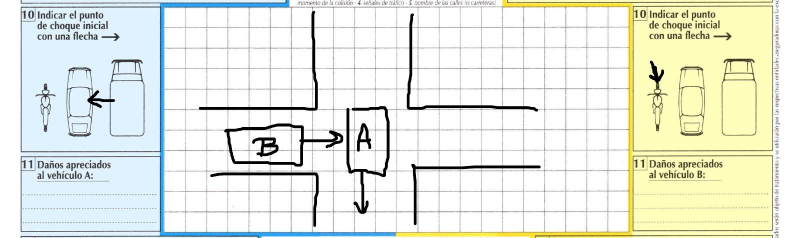
#> input picture data/parte0.jpg, 1578 x 475 px (shown at 1/2 size); its folder holds only this picture in this run
$ jupyter execute --allow-errors img_diff_trial.ipynb   (shell and % lines are left out)
#> lines starting #> are read from the running program, lines starting #| are printed output that depends on the picture
<a href="https://colab.research.google.com/github/etoro2306/capstone_project/blob/dev/img_diff_trial.ipynb" target="_parent"></a>

[cell 1]
try:
  shutil.rmtree("/content/capstone_project")
except: pass

[cell 2]
import pandas as pd
import numpy as np
import matplotlib.pyplot as plt
import matplotlib
import sklearn
import time
import os
import cv2
import glob
from google.colab.patches import cv2_imshow
import shutil
from PIL import Image, ImageDraw, ImageFont
from PIL.ImageFont import truetype
import matplotlib.image as mpimg
import pickle
from IPython.display import HTML

[cell 3]
repository_name = "capstone_project"
repository_url = 'https://github.com/etoro2306' + repository_name
username = "etoro2306"
token = "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"

[cell 4]
%cd {repository_name}

[cell 5]
os.chdir('/content/capstone_project/')

## Uploading and uniforming the data

**1st. Read the images that are inside the `data` folder and store them on a variable called `images`.**

[cell 6]
images = []
data = glob.glob('data/*.jpg')
for img in data:
    n = cv2.imread(img)
#> n is the input picture: shape (475, 1578, 3); mean B, G, R 223.9, 234.6, 230.6
    images.append(n)

**2nd. Checking the shape of the images (first 5 images as sample).**

#> (a cell that did not finish here is left out)

The images have different shape, so we will standardize all the images in order to have the same shape

[cell 8]
for i, im in enumerate(images):
    # Convert the image to a PIL image object
    im = Image.fromarray(im)

    # Resize the image
    im_resized = im.resize((1600, 500))

    # Convert the resized image back to a NumPy array
    images[i] = np.array(im_resized)
#> this loop made 1 pass
#> pass 1, `im_resized = im.resize((1600, 500))`:
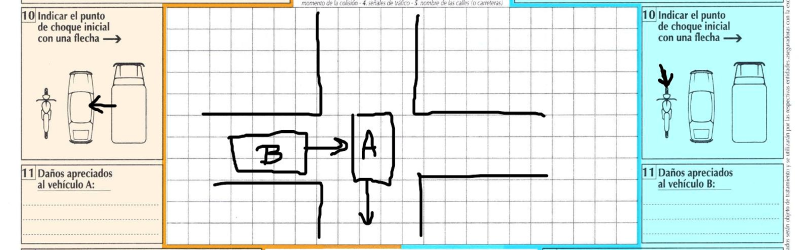
#> im_resized: PIL image 1600x500 RGB (shown at 1/2 size); mean R, G, B 223.9, 234.5, 230.6
#> after the loop, images = 1 item

Recheck the images shape (first 5 images again).

#> (a cell that did not finish here is left out)

**3rd. Display some images to check that they have benn uploaded correctly.**

[cell 10]
cv2_imshow(images[0])
#> (the rest of this cell did not finish here and is left out)

## Detection of type of vehicles (A and B)

**1st. Separating and storing the images by left, center and right**

[cell 11]
for i in range(len(data)):
    img = mpimg.imread(data[i])
    left = img[:, :320, :]
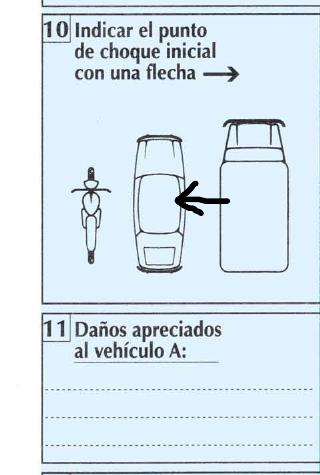
#> left: shape (475, 320, 3); mean R, G, B 215.5, 229.8, 239.3
    centre = img[:, 320:1280, :]
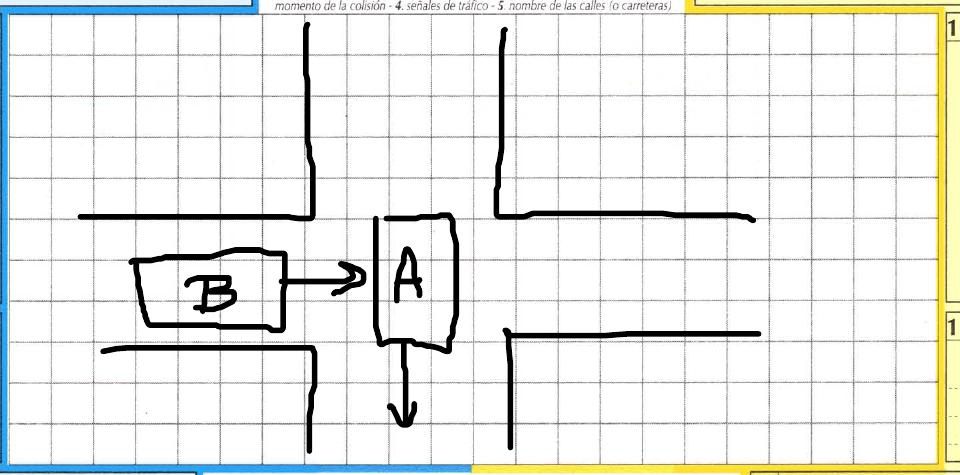
#> centre: shape (475, 960, 3); mean R, G, B 233.3, 235, 231.8
    right = img[:, 1280:, :]
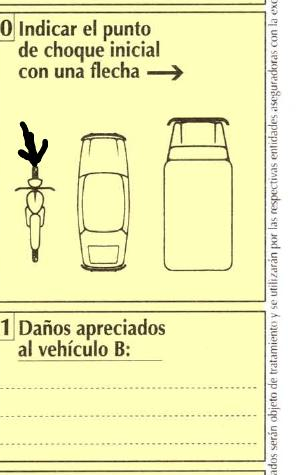
#> right: shape (475, 298, 3); mean R, G, B 238.3, 238.3, 182.1

[cell 12]
if os.path.exists('Left'):
    shutil.rmtree('Left')
if os.path.exists('Centre'):
    shutil.rmtree('Centre')
if os.path.exists('Right'):
    shutil.rmtree('Right')

os.mkdir('Left')
os.mkdir('Centre')
os.mkdir('Right')

[cell 13]
for i in range(len(data)):
    img = mpimg.imread(data[i])
    left = img[:, :320, :]
    cv2.imwrite('Left/' + data[i][7:], left)
    centre = img[:, 320:1280, :]
    cv2.imwrite('Centre/' + data[i][7:], centre)
    right = img[:, 1280:, :]
    cv2.imwrite('Right/' + data[i][7:], right)

[cell 14]
left_cropped_images = []
data_left = glob.glob('Left/*.jpg')
for img in data_left:
    n = cv2.imread(img)
    images.append(n)

**2nd. Do the thresholding process to keep the extra lines drawn on the images.**

[cell 15]
# Set the threshold value
threshold_value = 30

# Create an empty list to store the thresholded images
th_left_cropped_images = []

# Loop through the images in left_cropped_images
for image in left_cropped_images:
  # Convert the image to grayscale
  gray = cv2.cvtColor(image, cv2.COLOR_BGR2GRAY)

  # Apply global thresholding
  _, threshold = cv2.threshold(gray, threshold_value, 255, cv2.THRESH_BINARY)

  # Add the thresholded image to the list
  th_left_cropped_images.append(threshold)

#> (a cell that did not finish here is left out)

**3rd. Aggregate the pixels to generate new positions that will help us to identify better the position of each vehicle and the specific part where it was affected**

[cell 17]
os.chdir('/content/capstone_project')

[cell 18]
# Set the font for the text
font = truetype('arial.ttf', 7)

# Set the number of rows and columns for the grid
rows = 24
cols = 12

grid_images = []

for i, image in enumerate(left_cropped_images):
    # Convert the image to a pillow image object
    image = Image.fromarray(image)

    # Create an ImageDraw object
    draw = ImageDraw.Draw(image)

    # Calculate the width and height of each grid square
    square_width = image.width // cols
    square_height = image.height // rows

    # Draw the grid lines

    # Draw the horizontal lines
    for i in range(rows + 1):
        y = i * square_height
        draw.line((0, y, image.width, y), fill=(255, 0, 0))

    # Draw the vertical lines
    for j in range(cols + 1):
        x = j * square_width
        draw.line((x, 0, x, image.height), fill=(255, 0, 0))

    # Add the index text to each grid square
    for i in range(rows):
        for j in range(cols):
            x = j * square_width + 5
            y = i * square_height + 5
            text = f'({i},{j})'
            draw.text((x, y), text, font=font, fill=(0, 0, 0))

    # Save the modified image
    grid_images.append(image)

#> (a cell that did not finish here is left out)

**Do the same procedure but with the thresholded images**

[cell 20]
# Set the font for the text
font = truetype('arial.ttf', 7)


th_grid_images = []
coordinates = []

for i, image in enumerate(th_left_cropped_images):
    # Convert the image to a pillow image object
    image = Image.fromarray(image)

    # Create an ImageDraw object
    draw = ImageDraw.Draw(image)

    # Calculate the width and height of each grid square
    square_width = image.width // cols
    square_height = image.height // rows

    # Draw the grid lines
    for i in range(rows + 1):
        y = i * square_height
        draw.line((0, y, image.width, y), fill=(100))

    for j in range(cols + 1):
        x = j * square_width
        draw.line((x, 0, x, image.height), fill=(100))

    # Add the coordinates of each grid square to a list
    coord_list = []
    for i in range(rows):
        for j in range(cols):
            coord_list.append((i, j))
    coordinates.append(coord_list)


    # Add the index text to each grid square
    for i in range(rows):
        for j in range(cols):
            x = j * square_width + 5
            y = i * square_height + 5
            text = f'({i},{j})'
            draw.text((x, y), text, font=font, fill=(0))

    # Save the modified image
    th_grid_images.append(image)

This code returns 2 outputs:

- `th_grid_images`: list of images that shows the thresholded images with the grid drawn and the coordinate written on each square.
- `coordinates`: list of lists of coordinates per image, this is just a transitory variable we will use after creating the percentage of black per each image to do the classification.

#> (a cell that did not finish here is left out)

#> (a cell that did not finish here is left out)

 ## Read the written comments below!!!!

- Now we have to define per grid, which corresponds to the type of vehicle and to the part it was affected (label each grid).
- Additionally, we have to find the way to apply this labeled grids on the thresholded images (the grids that have higher percentage of black over the grid should give us the information we need).

[cell 23]
# Set the font for the text
font = truetype('arial.ttf', 7)

perc_th_grid_images = []
percentages = []

for i, image in enumerate(th_left_cropped_images):
    # Convert the image to a pillow image object
    image = Image.fromarray(image)

    # Create an ImageDraw object
    draw = ImageDraw.Draw(image)

    # Calculate the width and height of each grid square
    square_width = image.width // cols
    square_height = image.height // rows

    # Draw the grid lines
    for i in range(rows + 1):
        y = i * square_height
        draw.line((0, y, image.width, y), fill=(100))

    for j in range(cols + 1):
        x = j * square_width
        draw.line((x, 0, x, image.height), fill=(100))

    # Add the black pixel percentage text to each grid square
    black_percentages = []
    for i in range(rows):
        for j in range(cols):
            x = j * square_width + 5
            y = i * square_height + 5

            # Calculate the number of black pixels inside the square
            black_pixels = 0
            for row in range(i * square_height, (i + 1) * square_height):
                for col in range(j * square_width, (j + 1) * square_width):
                    if image.getpixel((col, row)) == 0:
                        black_pixels += 1

            # Calculate the total number of pixels inside the square
            total_pixels = square_width * square_height

            # Calculate the percentage of black pixels
            black_percentage = black_pixels / total_pixels * 100

            # Add the percentage to the black_percentages list
            black_percentages.append(black_percentage)

            # Convert the percentage to a string and add it to the text
            text = f'{black_percentage:.2f}%'

            # Draw the text inside the square
            draw.text((x, y), text, font=font, fill=(0))

    # Add the black_percentages list to the percentages list
    percentages.append(black_percentages)

    # Save the modified image
    perc_th_grid_images.append(image)

#> (a cell that did not finish here is left out)

#> (a cell that did not finish here is left out)

[cell 26]
# Create an empty dictionary
coordinate_labels = {}


# Iterate over the rows and columns of the grid
for i in range(rows):
    for j in range(cols):
        # Calculate the coordinate
        coordinate = (i, j)

        # Set the label based on the coordinate
        if (i == 8 and j == 1) or (i == 8 and j == 2) or (i == 7 and j == 1) or (i == 7 and j == 2) or (i == 6 and j == 1) or (i == 6 and j == 2):
            label = 'front motorbike'
        elif  (i == 9 and j == 0) or (i == 9 and j == 1) or (i == 10 and j == 0) or (i == 10 and j == 1) or (i == 11 and j == 0) or (i == 11 and j == 1) or (i == 12 and j == 0) or (i == 12 and j == 1):
            label = 'left motorbike'
        elif  (i == 9 and j == 2) or (i == 10 and j == 2) or (i == 11 and j == 2) or (i == 12 and j == 2):
            label = 'right motorbike'
        elif  (i == 13 and j == 1) or (i == 13 and j == 2) or (i == 14 and j == 1) or (i == 14 and j == 2) or (i == 15 and j == 1) or (i == 15 and j == 2):
            label = 'back motorbike'
        elif  (i == 5 and j == 3) or (i ==5 and j == 4) or (i == 5 and j == 5) or (i == 5 and j == 6) or (i == 6 and j == 3) or (i == 6 and j == 4) or (i == 6 and j == 5) or (i == 6 and j == 6) or (i == 7 and j == 3) or (i ==7 and j == 4) or (i == 7 and j == 5) or (i == 7 and j == 6):
            label = 'front car'
        elif  (i == 8 and j == 3) or (i ==8 and j == 4) or (i == 9 and j == 3) or (i == 9 and j == 4) or (i == 10 and j == 3) or (i == 10 and j == 4) or (i == 11 and j == 3) or (i == 11 and j == 4) or (i == 12 and j == 3) or (i ==12 and j == 4):
            label = 'left car'
        elif  (i == 8 and j ==5) or (i ==8 and j == 6) or (i == 9 and j == 5) or (i == 9 and j == 6) or (i == 10 and j == 5) or (i == 10 and j == 6) or (i == 11 and j == 5) or (i == 11 and j == 6) or (i == 12 and j == 5) or (i ==12 and j == 6):
            label = 'right car'
        elif  (i == 13 and j ==3 ) or (i ==13 and j == 4) or (i == 13 and j == 5) or (i == 13 and j == 6) or (i == 10 and j == 5) or (i == 14 and j == 3) or (i == 14 and j == 4) or (i == 14 and j == 5) or (i == 14 and j == 6) or (i ==15 and j == 3) or (i ==15 and j == 4) or (i ==15 and j == 5) or (i ==15 and j == 6):
            label = 'back car'
        elif  (i == 4 and j == 7 ) or (i == 4 and j == 8) or (i == 4 and j == 9) or (i == 4 and j == 10) or (i == 4 and j == 11) or (i == 5 and j == 7) or (i == 5 and j == 8) or (i == 5 and j == 9) or (i == 5 and j == 10) or (i ==5 and j == 11) or (i == 6 and j == 7) or (i == 6 and j == 8) or (i ==6 and j == 9) or (i ==6 and j == 10) or (i ==6 and j == 11) or (i == 7 and j == 7 ) or (i == 7 and j == 8) or (i == 7 and j == 9) or (i == 7 and j == 10) or (i == 7 and j == 11):
            label = 'front truck'
        elif  (i == 8 and j == 7 ) or (i == 9 and j == 7) or (i == 10 and j == 7) or (i == 11 and j == 7) or (i == 12 and j == 7) or (i == 13 and j == 7):
            label = 'left truck'
        elif  (i == 8 and j == 10 ) or (i == 9 and j == 10) or (i == 10 and j == 10) or (i == 11 and j == 10) or (i == 12 and j == 10) or (i == 13 and j == 10) or (i == 8 and j == 11 ) or (i == 9 and j == 11) or (i == 10 and j == 11) or (i == 11 and j == 11) or (i == 12 and j == 11) or (i == 13 and j == 11):
            label = 'right truck'
        elif  (i == 14 and j == 7 ) or (i == 14 and j == 8) or (i == 14 and j == 9) or (i == 14 and j == 10) or (i == 14 and j == 11) or (i == 15 and j == 7) or (i == 15 and j == 8) or (i == 15 and j == 9) or (i == 15 and j == 10) or (i == 15 and j == 11):
            label = 'front truck'
        else:
            label = 'Other'

        # Add the coordinate and label to the dictionary
        coordinate_labels[coordinate] = label

[cell 27]
len(coordinate_labels)

[cell 28]
linked_data = {}

for i in range(len(th_left_cropped_images)):
    data_dict = {}
    for j in range(len(coordinates)):
        data_dict[coordinates[i][j]] = percentages[i][j]
    linked_data[i] = data_dict

$ run again, on data/parte101.jpg
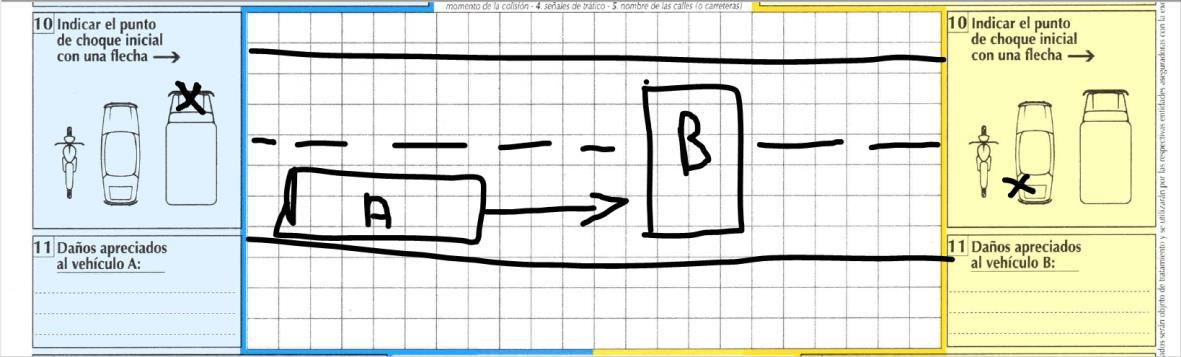
#> input picture data/parte101.jpg, 1181 x 357 px
#> n is the input picture: shape (357, 1181, 3); mean B, G, R 218.4, 228.8, 225
#> the loop `for i, im in enumerate(images):` made 1 pass
#> pass 1, `im_resized = im.resize((1600, 500))`:
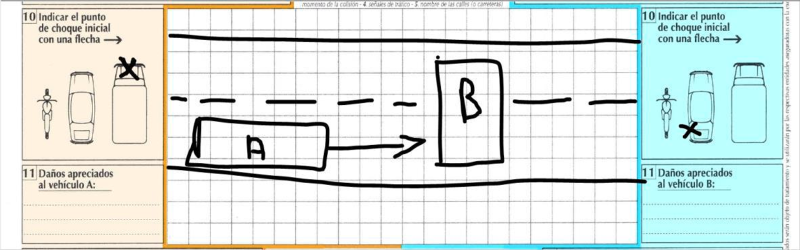
#> im_resized: PIL image 1600x500 RGB (shown at 1/2 size); mean R, G, B 218.3, 228.8, 224.9
#> after the loop `for i, im in enumerate(images):`: images = 1 item
#> `centre = img[:, 320:1280, :]`:
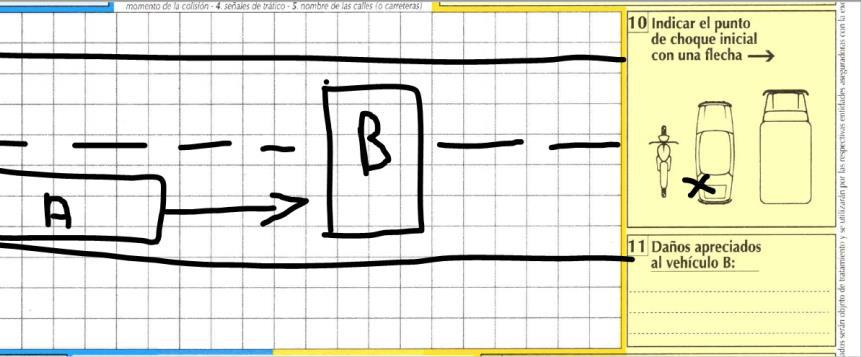
#> centre: shape (357, 861, 3); mean R, G, B 229.5, 229.8, 212.2
#> right = empty array

$ run again, on data/parte102.jpg
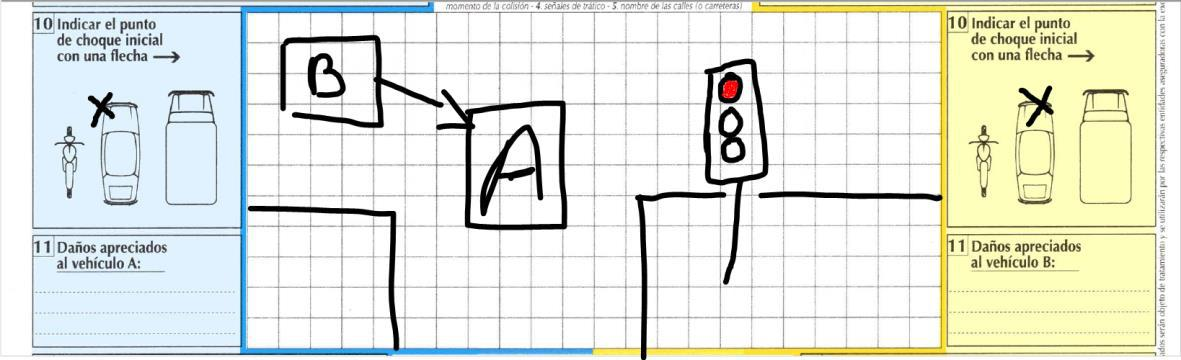
#> input picture data/parte102.jpg, 1181 x 360 px
#> n is the input picture: shape (360, 1181, 3); mean B, G, R 220.8, 231.1, 227.4
#> the loop `for i, im in enumerate(images):` made 1 pass
#> pass 1, `im_resized = im.resize((1600, 500))`:
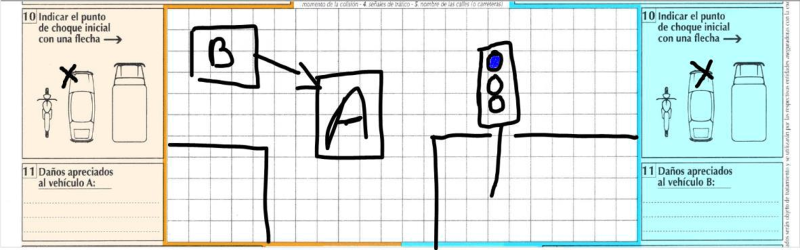
#> im_resized: PIL image 1600x500 RGB (shown at 1/2 size); mean R, G, B 220.7, 231.1, 227.3
#> after the loop `for i, im in enumerate(images):`: images = 1 item
#> `centre = img[:, 320:1280, :]`:
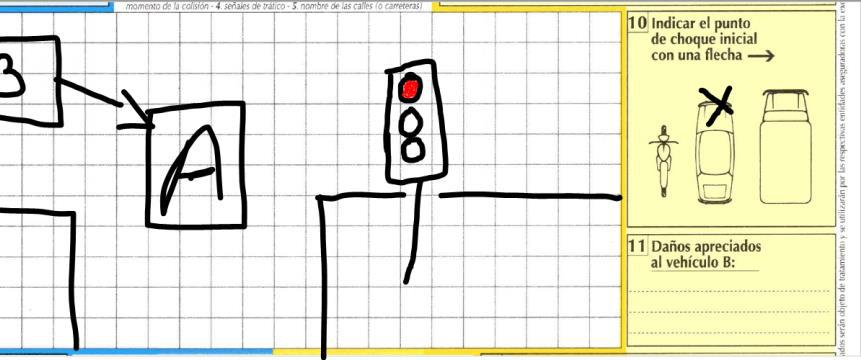
#> centre: shape (360, 861, 3); mean R, G, B 232.1, 232.2, 214.8
#> right = empty array

$ run again, on data/parte103.jpg
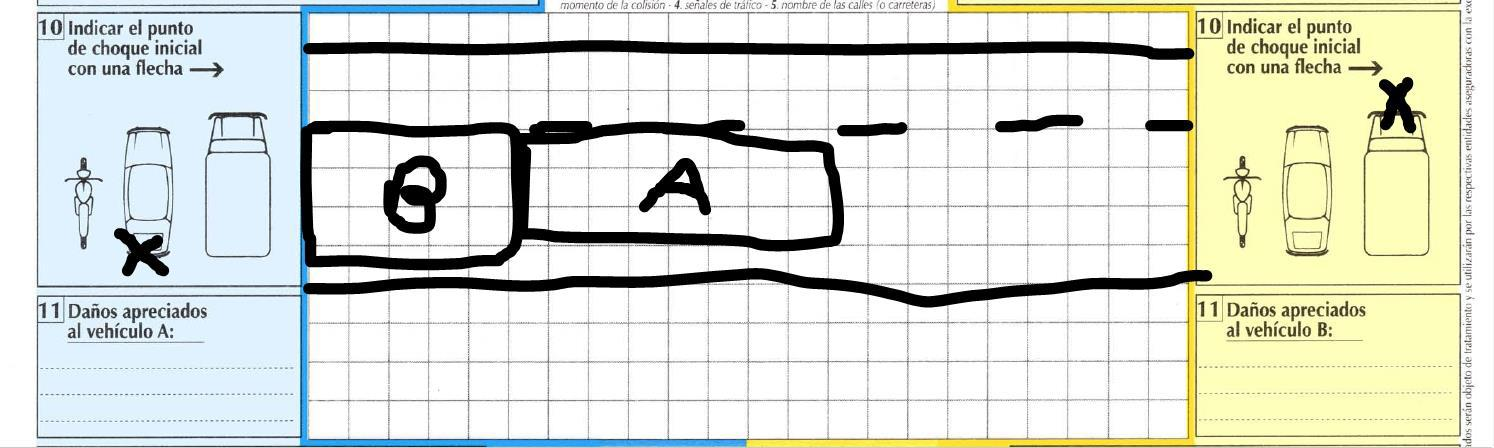
#> input picture data/parte103.jpg, 1494 x 448 px
#> n is the input picture: shape (448, 1494, 3); mean B, G, R 213.1, 223.5, 219.8
#> the loop `for i, im in enumerate(images):` made 1 pass
#> pass 1, `im_resized = im.resize((1600, 500))`:
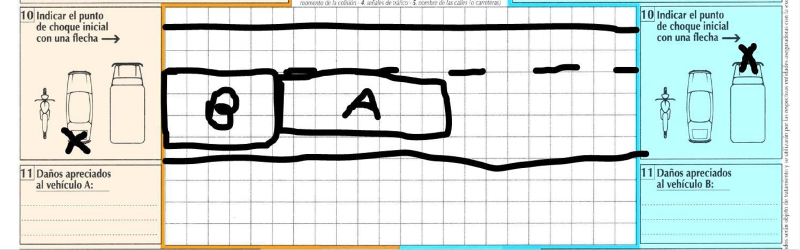
#> im_resized: PIL image 1600x500 RGB (shown at 1/2 size); mean R, G, B 213, 223.5, 219.8
#> after the loop `for i, im in enumerate(images):`: images = 1 item
#> `right = img[:, 1280:, :]`:
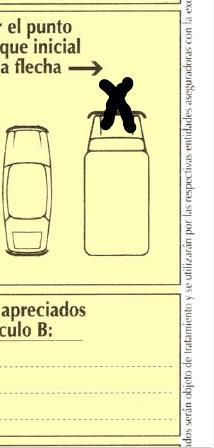
#> right: shape (448, 214, 3); mean R, G, B 237.4, 237.3, 185.1

$ run again, on data/parte1.jpg
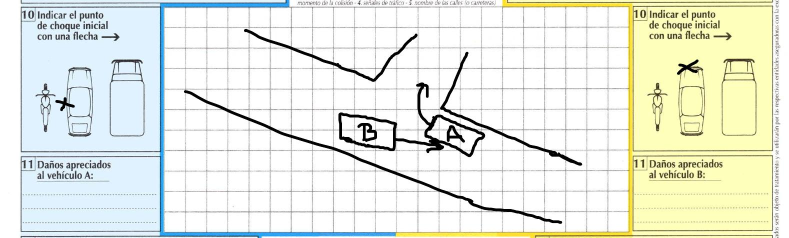
#> input picture data/parte1.jpg, 1578 x 475 px (shown at 1/2 size)
#> n is the input picture: shape (475, 1578, 3); mean B, G, R 224.2, 234.9, 231
#> the loop `for i, im in enumerate(images):` made 1 pass
#> after the loop `for i, im in enumerate(images):`: images = 1 item
#> `right = img[:, 1280:, :]`:
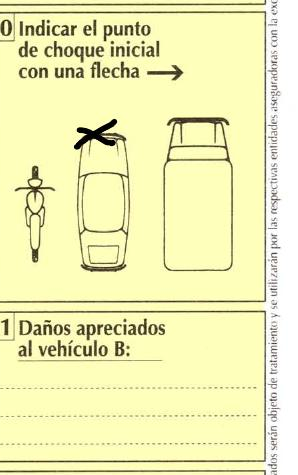
#> right: shape (475, 298, 3); mean R, G, B 238.5, 238.6, 182.3
